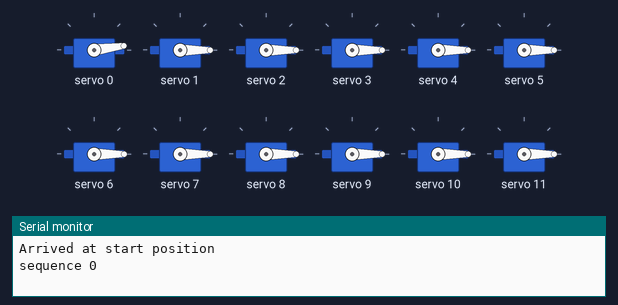
Recording of a sketch running on a simulated Arduino Uno, built with avr-gcc and run on an emulated ATmega328P. Shown: 12 × servo, the last lines printed to the serial monitor.

Above: at 2.26 s.
At 7.93 s:
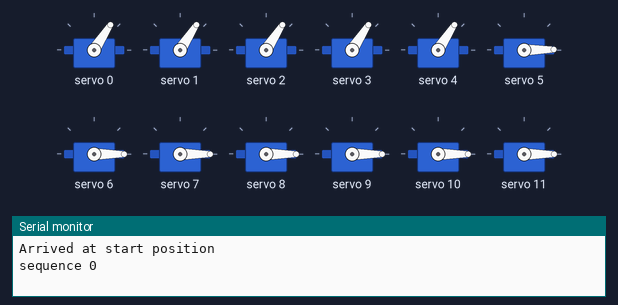
At 13.6 s:
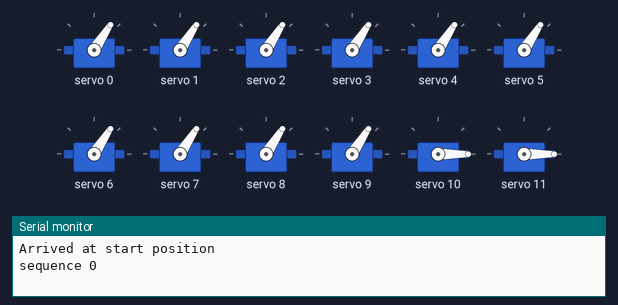
At 20.52 s:
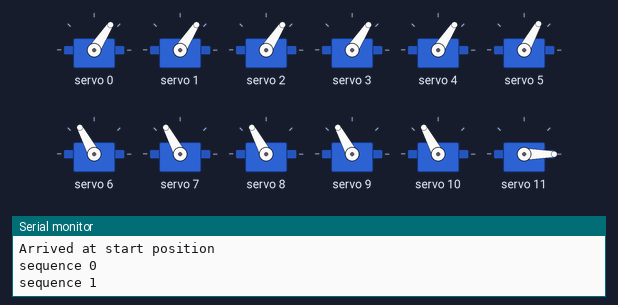
At 27.4 s:
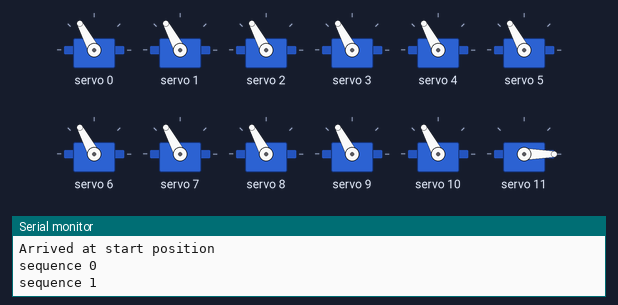
At 39.53 s:
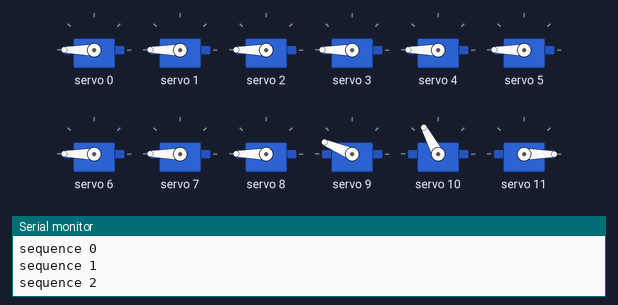
Timing chart, 0 to 40.0 s (numbered marks = the images above):
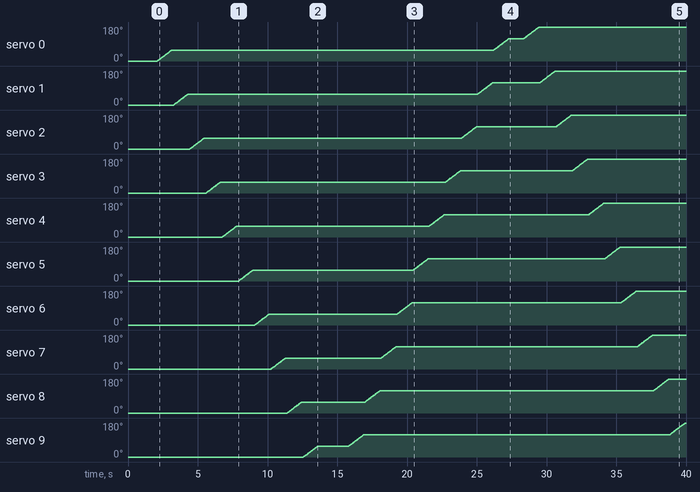

The sketch:

restructured_0503.ino
```cpp
/*
   Control servo motors in Didi's small model
   Based on servo_0503 by Shy Vardi

   Modification log
   26 Jun 2021 - Michael Shiloh - divide into functions
*/


// ----------LIBRARIES--------------

#include <Wire.h>
#include <Adafruit_PWMServoDriver.h>

// Constants suggested by Adafruit's examples for the servo drivers
#define MIN_PULSE_WIDTH 500
#define MAX_PULSE_WIDTH 2400
#define DEFAULT_PULSE_WIDTH 1500
#define FREQUENCY 50

// Objects for each servo driver
Adafruit_PWMServoDriver pwm1 = Adafruit_PWMServoDriver(0x40);
Adafruit_PWMServoDriver pwm2 = Adafruit_PWMServoDriver(0x41);

// Our own constants
const long delayBetweenSteps = 15;
const int servoAngles[] = {102, 232, 361, 491, 361, 232, 102};
const int delayBetweenSequences = 1000;
const int delayBetweenMotors = 50;


//========================================

void setup() {

  Serial.begin(9600);
  pwm1.begin();
  pwm1.setPWMFreq(FREQUENCY);
  pwm2.begin();
  pwm2.setPWMFreq(FREQUENCY);

  // Move all 16 servos to position 120
  for (int i = 0; i < 16; i++) {
    pwm1.setPWM(i, 0, 102);

  }
  Serial.println("Arrived at start position");
  delay(1000);
}

//========================================

void loop() {

  delay(delayBetweenSequences);
  Serial.println("sequence 0");
  for (int mo = 0; mo < 10; mo++) {
    twoservo(0, mo);
    delay(delayBetweenMotors);
  }
  delay(delayBetweenSequences);
  Serial.println("sequence 1");
  for (int mo = 10; mo >= 0; mo--) {
    twoservo(1, mo);
    delay(delayBetweenMotors);
  }
  delay(delayBetweenSequences);
  Serial.println("sequence 2");
  for (int mo = 0; mo < 10; mo++) {
    twoservo(2, mo);
    delay(delayBetweenMotors);
  }
  delay(delayBetweenSequences);
  Serial.println("sequence 3");
  for (int mo = 10; mo >= 0; mo--) {
    twoservo(3, mo);
    delay(delayBetweenMotors);
  }
  delay(delayBetweenSequences);
  Serial.println("sequence 4");
  for (int mo = 0; mo < 10; mo++) {
    twoservo(4, mo);
    delay(delayBetweenMotors);
  }
  delay(delayBetweenSequences);
  Serial.println("sequence 5");
  for (int mo = 10; mo >= 0; mo--) {
    twoservo(5, mo);
    delay(delayBetweenMotors);
  }
}

void twoservo(int mystep, int m) {
 // Serial.println(mystep);
  if (servoAngles[mystep] < servoAngles[mystep + 1]) {

    for ( int p = servoAngles[mystep]; p <= servoAngles[mystep + 1]; p++) {
//      Serial.print ("start:");
//      Serial.print(servoAngles[mystep]);
//      Serial.print (" stop:");
//      Serial.print(servoAngles[mystep + 1]);
//      Serial.print (" pulse:");
//      Serial.println(p);

      pwm1.setPWM(m, 0, p);
      pwm2.setPWM(9 - m, 0, p);

      delay(delayBetweenSteps / 2);
    }
  }

  else if (servoAngles[mystep] > servoAngles[mystep + 1]) {
    for ( int p = servoAngles[mystep]; p >= servoAngles[mystep + 1]; p--) {
//      Serial.print ("start:");
//      Serial.print(servoAngles[mystep]);
//      Serial.print (" stop:");
//      Serial.print(servoAngles[mystep + 1]);
//      Serial.print (" pulse:");
//      Serial.println(p);

      pwm1.setPWM(m, 0, p);
      pwm2.setPWM(9 - m, 0, p);

      delay(delayBetweenSteps / 2);
    }

  }
}
```

Measured:
- by itself, servo 0: moves from 0° to 180° over 27.4 s
- by itself, servo 1–9: moves from 0° to 180° over 27.3 s
- by itself, servo 10: moves from 0° to 118° over 1.1 s
